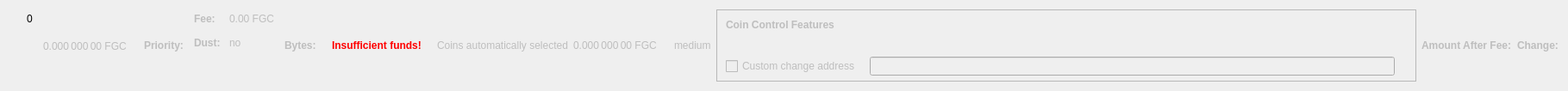
    <widget class="QWidget" name="dummyHideWidget" native="true">
     <property name="maximumSize">
      <size>
       <width>100</width>
       <height>22</height>
      </size>
     </property>
     <layout class="QHBoxLayout" name="dummyHideLayout">
      <item>
       <layout class="QFormLayout" name="formLayoutCoinControl1">
        <property name="horizontalSpacing">
         <number>10</number>
        </property>
        <property name="verticalSpacing">
         <number>14</number>
        </property>
        <property name="leftMargin">
         <number>10</number>
        </property>
        <property name="topMargin">
         <number>4</number>
        </property>
        <property name="rightMargin">
         <number>6</number>
        </property>
        <item row="0" column="1">
         <widget class="QLabel" name="labelCoinControlBytes">
          <property name="cursor">
           <cursorShape>IBeamCursor</cursorShape>
          </property>
          <property name="contextMenuPolicy">
           <enum>Qt::ActionsContextMenu</enum>
          </property>
          <property name="text">
           <string notr="true">0</string>
          </property>
          <property name="textInteractionFlags">
           <set>Qt::LinksAccessibleByMouse|Qt::TextSelectableByKeyboard|Qt::TextSelectableByMouse</set>
          </property>
         </widget>
        </item>
       </layout>
      </item>
      <item>
       <widget class="QLabel" name="labelCoinControlAfterFee">
        <property name="enabled">
         <bool>false</bool>
        </property>
        <property name="sizePolicy">
         <sizepolicy hsizetype="Fixed" vsizetype="Fixed">
          <horstretch>0</horstretch>
          <verstretch>0</verstretch>
         </sizepolicy>
        </property>
        <property name="minimumSize">
         <size>
          <width>111</width>
          <height>12</height>
         </size>
        </property>
        <property name="maximumSize">
         <size>
          <width>111</width>
          <height>12</height>
         </size>
        </property>
        <property name="cursor">
         <cursorShape>IBeamCursor</cursorShape>
        </property>
        <property name="contextMenuPolicy">
         <enum>Qt::ActionsContextMenu</enum>
        </property>
        <property name="text">
         <string notr="true">0.000 000 00 FGC</string>
        </property>
        <property name="textInteractionFlags">
         <set>Qt::LinksAccessibleByMouse|Qt::TextSelectableByKeyboard|Qt::TextSelectableByMouse</set>
        </property>
       </widget>
      </item>
      <item>
       <widget class="QLabel" name="labelCoinControlPriorityText">
        <property name="enabled">
         <bool>false</bool>
        </property>
        <property name="font">
         <font>
          <weight>75</weight>
          <bold>true</bold>
         </font>
        </property>
        <property name="text">
         <string>Priority:</string>
        </property>
       </widget>
      </item>
      <item>
       <layout class="QHBoxLayout" name="horizontalLayout"/>
      </item>
      <item>
       <layout class="QFormLayout" name="formLayoutCoinControl3">
        <property name="horizontalSpacing">
         <number>10</number>
        </property>
        <property name="verticalSpacing">
         <number>14</number>
        </property>
        <property name="leftMargin">
         <number>6</number>
        </property>
        <property name="topMargin">
         <number>4</number>
        </property>
        <property name="rightMargin">
         <number>6</number>
        </property>
        <item row="0" column="0">
         <widget class="QLabel" name="labelCoinControlFeeText">
          <property name="enabled">
           <bool>false</bool>
          </property>
          <property name="font">
           <font>
            <weight>75</weight>
            <bold>true</bold>
           </font>
          </property>
          <property name="text">
           <string>Fee:</string>
          </property>
          <property name="margin">
           <number>0</number>
          </property>
         </widget>
        </item>
        <item row="0" column="1">
         <widget class="QLabel" name="labelCoinControlFee">
          <property name="enabled">
           <bool>false</bool>
          </property>
          <property name="cursor">
           <cursorShape>IBeamCursor</cursorShape>
          </property>
          <property name="contextMenuPolicy">
           <enum>Qt::ActionsContextMenu</enum>
          </property>
          <property name="text">
           <string notr="true">0.00 FGC</string>
          </property>
          <property name="textInteractionFlags">
           <set>Qt::LinksAccessibleByMouse|Qt::TextSelectableByKeyboard|Qt::TextSelectableByMouse</set>
          </property>
         </widget>
        </item>
        <item row="1" column="0">
         <widget class="QLabel" name="labelCoinControlLowOutputText">
          <property name="enabled">
           <bool>false</bool>
          </property>
          <property name="font">
           <font>
            <weight>75</weight>
            <bold>true</bold>
           </font>
          </property>
          <property name="text">
           <string>Dust:</string>
          </property>
         </widget>
        </item>
        <item row="1" column="1">
         <widget class="QLabel" name="labelCoinControlLowOutput">
          <property name="enabled">
           <bool>false</bool>
          </property>
          <property name="cursor">
           <cursorShape>IBeamCursor</cursorShape>
          </property>
          <property name="contextMenuPolicy">
           <enum>Qt::ActionsContextMenu</enum>
          </property>
          <property name="text">
           <string>no</string>
          </property>
          <property name="textInteractionFlags">
           <set>Qt::LinksAccessibleByMouse|Qt::TextSelectableByKeyboard|Qt::TextSelectableByMouse</set>
          </property>
         </widget>
        </item>
       </layout>
      </item>
      <item>
       <widget class="QLabel" name="labelCoinControlBytesText">
        <property name="enabled">
         <bool>false</bool>
        </property>
        <property name="font">
         <font>
          <weight>75</weight>
          <bold>true</bold>
         </font>
        </property>
        <property name="text">
         <string>Bytes:</string>
        </property>
       </widget>
      </item>
      <item>
       <layout class="QFormLayout" name="formLayoutCoinControl2">
        <property name="horizontalSpacing">
         <number>10</number>
        </property>
        <property name="verticalSpacing">
         <number>14</number>
        </property>
        <property name="leftMargin">
         <number>6</number>
        </property>
        <property name="topMargin">
         <number>4</number>
        </property>
        <property name="rightMargin">
         <number>6</number>
        </property>
       </layout>
      </item>
      <item>
       <layout class="QHBoxLayout" name="horizontalLayoutCoinControl2">
        <property name="spacing">
         <number>8</number>
        </property>
        <property name="bottomMargin">
         <number>10</number>
        </property>
       </layout>
      </item>
      <item>
       <widget class="QLabel" name="labelCoinControlInsuffFunds">
        <property name="enabled">
         <bool>false</bool>
        </property>
        <property name="minimumSize">
         <size>
          <width>0</width>
          <height>0</height>
         </size>
        </property>
        <property name="font">
         <font>
          <weight>75</weight>
          <bold>true</bold>
         </font>
        </property>
        <property name="styleSheet">
         <string notr="true">color:red;font-weight:bold;</string>
        </property>
        <property name="text">
         <string>Insufficient funds!</string>
        </property>
        <property name="margin">
         <number>5</number>
        </property>
       </widget>
      </item>
      <item>
       <layout class="QFormLayout" name="formLayoutCoinControl4">
        <property name="horizontalSpacing">
         <number>10</number>
        </property>
        <property name="verticalSpacing">
         <number>14</number>
        </property>
        <property name="leftMargin">
         <number>6</number>
        </property>
        <property name="topMargin">
         <number>4</number>
        </property>
        <property name="rightMargin">
         <number>6</number>
        </property>
       </layout>
      </item>
      <item>
       <widget class="QLabel" name="labelCoinControlAutomaticallySelected">
        <property name="enabled">
         <bool>false</bool>
        </property>
        <property name="sizePolicy">
         <sizepolicy hsizetype="Fixed" vsizetype="Fixed">
          <horstretch>0</horstretch>
          <verstretch>0</verstretch>
         </sizepolicy>
        </property>
        <property name="minimumSize">
         <size>
          <width>0</width>
          <height>0</height>
         </size>
        </property>
        <property name="maximumSize">
         <size>
          <width>240</width>
          <height>16777215</height>
         </size>
        </property>
        <property name="text">
         <string>Coins automatically selected</string>
        </property>
        <property name="margin">
         <number>5</number>
        </property>
       </widget>
      </item>
      <item>
       <widget class="QLabel" name="labelCoinControlChange">
        <property name="enabled">
         <bool>false</bool>
        </property>
        <property name="sizePolicy">
         <sizepolicy hsizetype="Fixed" vsizetype="Fixed">
          <horstretch>0</horstretch>
          <verstretch>0</verstretch>
         </sizepolicy>
        </property>
        <property name="minimumSize">
         <size>
          <width>111</width>
          <height>0</height>
         </size>
        </property>
        <property name="maximumSize">
         <size>
          <width>111</width>
          <height>16777215</height>
         </size>
        </property>
        <property name="cursor">
         <cursorShape>IBeamCursor</cursorShape>
        </property>
        <property name="contextMenuPolicy">
         <enum>Qt::ActionsContextMenu</enum>
        </property>
        <property name="text">
         <string notr="true">0.000 000 00 FGC</string>
        </property>
        <property name="textInteractionFlags">
         <set>Qt::LinksAccessibleByMouse|Qt::TextSelectableByKeyboard|Qt::TextSelectableByMouse</set>
        </property>
       </widget>
      </item>
      <item>
       <widget class="QLabel" name="labelCoinControlPriority">
        <property name="enabled">
         <bool>false</bool>
        </property>
        <property name="cursor">
         <cursorShape>IBeamCursor</cursorShape>
        </property>
        <property name="contextMenuPolicy">
         <enum>Qt::ActionsContextMenu</enum>
        </property>
        <property name="text">
         <string>medium</string>
        </property>
        <property name="textInteractionFlags">
         <set>Qt::LinksAccessibleByMouse|Qt::TextSelectableByKeyboard|Qt::TextSelectableByMouse</set>
        </property>
       </widget>
      </item>
      <item>
       <widget class="QFrame" name="frameCoinControl">
        <property name="sizePolicy">
         <sizepolicy hsizetype="Expanding" vsizetype="Expanding">
          <horstretch>0</horstretch>
          <verstretch>0</verstretch>
         </sizepolicy>
        </property>
        <property name="maximumSize">
         <size>
          <width>16777215</width>
          <height>16777215</height>
         </size>
        </property>
        <property name="frameShape">
         <enum>QFrame::StyledPanel</enum>
        </property>
        <property name="frameShadow">
         <enum>QFrame::Sunken</enum>
        </property>
        <layout class="QVBoxLayout" name="verticalLayoutCoinControl2_2">
         <property name="spacing">
          <number>0</number>
         </property>
         <property name="leftMargin">
          <number>0</number>
         </property>
         <property name="topMargin">
          <number>0</number>
         </property>
         <property name="rightMargin">
          <number>0</number>
         </property>
         <property name="bottomMargin">
          <number>6</number>
         </property>
         <item>
          <layout class="QVBoxLayout" name="verticalLayoutCoinControl" stretch="0,0,0,1">
           <property name="spacing">
            <number>0</number>
           </property>
           <property name="leftMargin">
            <number>10</number>
           </property>
           <property name="topMargin">
            <number>10</number>
           </property>
           <item>
            <layout class="QHBoxLayout" name="horizontalLayoutCoinControl1">
             <property name="bottomMargin">
              <number>15</number>
             </property>
             <item>
              <widget class="QLabel" name="labelCoinControlFeatures">
               <property name="enabled">
                <bool>false</bool>
               </property>
               <property name="sizePolicy">
                <sizepolicy hsizetype="Preferred" vsizetype="Maximum">
                 <horstretch>0</horstretch>
                 <verstretch>0</verstretch>
                </sizepolicy>
               </property>
               <property name="font">
                <font>
                 <weight>75</weight>
                 <bold>true</bold>
                </font>
               </property>
               <property name="styleSheet">
                <string notr="true">font-weight:bold;</string>
               </property>
               <property name="text">
                <string>Coin Control Features</string>
               </property>
              </widget>
             </item>
            </layout>
           </item>
           <item>
            <widget class="QWidget" name="widgetCoinControl" native="true">
             <property name="sizePolicy">
              <sizepolicy hsizetype="Preferred" vsizetype="Preferred">
               <horstretch>0</horstretch>
               <verstretch>0</verstretch>
              </sizepolicy>
             </property>
             <property name="minimumSize">
              <size>
               <width>0</width>
               <height>0</height>
              </size>
             </property>
             <property name="styleSheet">
              <string notr="true"/>
             </property>
             <layout class="QHBoxLayout" name="horizontalLayoutCoinControl5_2">
              <property name="leftMargin">
               <number>0</number>
              </property>
              <property name="topMargin">
               <number>0</number>
              </property>
              <property name="rightMargin">
               <number>0</number>
              </property>
              <property name="bottomMargin">
               <number>0</number>
              </property>
              <item>
               <layout class="QHBoxLayout" name="horizontalLayoutCoinControl3">
                <property name="spacing">
                 <number>20</number>
                </property>
                <property name="topMargin">
                 <number>0</number>
                </property>
                <property name="bottomMargin">
                 <number>10</number>
                </property>
               </layout>
              </item>
             </layout>
            </widget>
           </item>
           <item>
            <layout class="QHBoxLayout" name="horizontalLayoutCoinControl4" stretch="0,0,0">
             <property name="spacing">
              <number>12</number>
             </property>
             <property name="sizeConstraint">
              <enum>QLayout::SetDefaultConstraint</enum>
             </property>
             <property name="topMargin">
              <number>5</number>
             </property>
             <property name="rightMargin">
              <number>5</number>
             </property>
             <item>
              <widget class="QCheckBox" name="checkBoxCoinControlChange">
               <property name="enabled">
                <bool>false</bool>
               </property>
               <property name="toolTip">
                <string>If this is activated, but the change address is empty or invalid, change will be sent to a newly generated address.</string>
               </property>
               <property name="text">
                <string>Custom change address</string>
               </property>
              </widget>
             </item>
             <item>
              <widget class="QValidatedLineEdit" name="lineEditCoinControlChange">
               <property name="enabled">
                <bool>false</bool>
               </property>
               <property name="sizePolicy">
                <sizepolicy hsizetype="Expanding" vsizetype="Fixed">
                 <horstretch>0</horstretch>
                 <verstretch>0</verstretch>
                </sizepolicy>
               </property>
              </widget>
             </item>
             <item>
              <widget class="QLabel" name="labelCoinControlChangeLabel_2">
               <property name="sizePolicy">
                <sizepolicy hsizetype="Preferred" vsizetype="Expanding">
                 <horstretch>0</horstretch>
                 <verstretch>0</verstretch>
                </sizepolicy>
               </property>
               <property name="minimumSize">
                <size>
                 <width>0</width>
                 <height>0</height>
                </size>
               </property>
               <property name="text">
                <string/>
               </property>
               <property name="margin">
                <number>3</number>
               </property>
              </widget>
             </item>
            </layout>
           </item>
           <item>
            <spacer name="verticalSpacerCoinControl">
             <property name="orientation">
              <enum>Qt::Vertical</enum>
             </property>
             <property name="sizeHint" stdset="0">
              <size>
               <width>800</width>
               <height>1</height>
              </size>
             </property>
            </spacer>
           </item>
          </layout>
         </item>
        </layout>
       </widget>
      </item>
      <item>
       <widget class="QLabel" name="labelCoinControlAfterFeeText">
        <property name="enabled">
         <bool>false</bool>
        </property>
        <property name="minimumSize">
         <size>
          <width>0</width>
          <height>0</height>
         </size>
        </property>
        <property name="maximumSize">
         <size>
          <width>16777215</width>
          <height>16777215</height>
         </size>
        </property>
        <property name="font">
         <font>
          <weight>75</weight>
          <bold>true</bold>
         </font>
        </property>
        <property name="text">
         <string>Amount After Fee:</string>
        </property>
        <property name="alignment">
         <set>Qt::AlignLeading|Qt::AlignLeft|Qt::AlignVCenter</set>
        </property>
        <property name="margin">
         <number>0</number>
        </property>
       </widget>
      </item>
      <item>
       <widget class="QLabel" name="labelCoinControlChangeText">
        <property name="enabled">
         <bool>false</bool>
        </property>
        <property name="sizePolicy">
         <sizepolicy hsizetype="Preferred" vsizetype="Preferred">
          <horstretch>0</horstretch>
          <verstretch>0</verstretch>
         </sizepolicy>
        </property>
        <property name="minimumSize">
         <size>
          <width>0</width>
          <height>0</height>
         </size>
        </property>
        <property name="maximumSize">
         <size>
          <width>16777215</width>
          <height>16777215</height>
         </size>
        </property>
        <property name="font">
         <font>
          <weight>75</weight>
          <bold>true</bold>
         </font>
        </property>
        <property name="text">
         <string>Change:</string>
        </property>
        <property name="alignment">
         <set>Qt::AlignLeading|Qt::AlignLeft|Qt::AlignVCenter</set>
        </property>
       </widget>
      </item>
     </layout>
    </widget>
